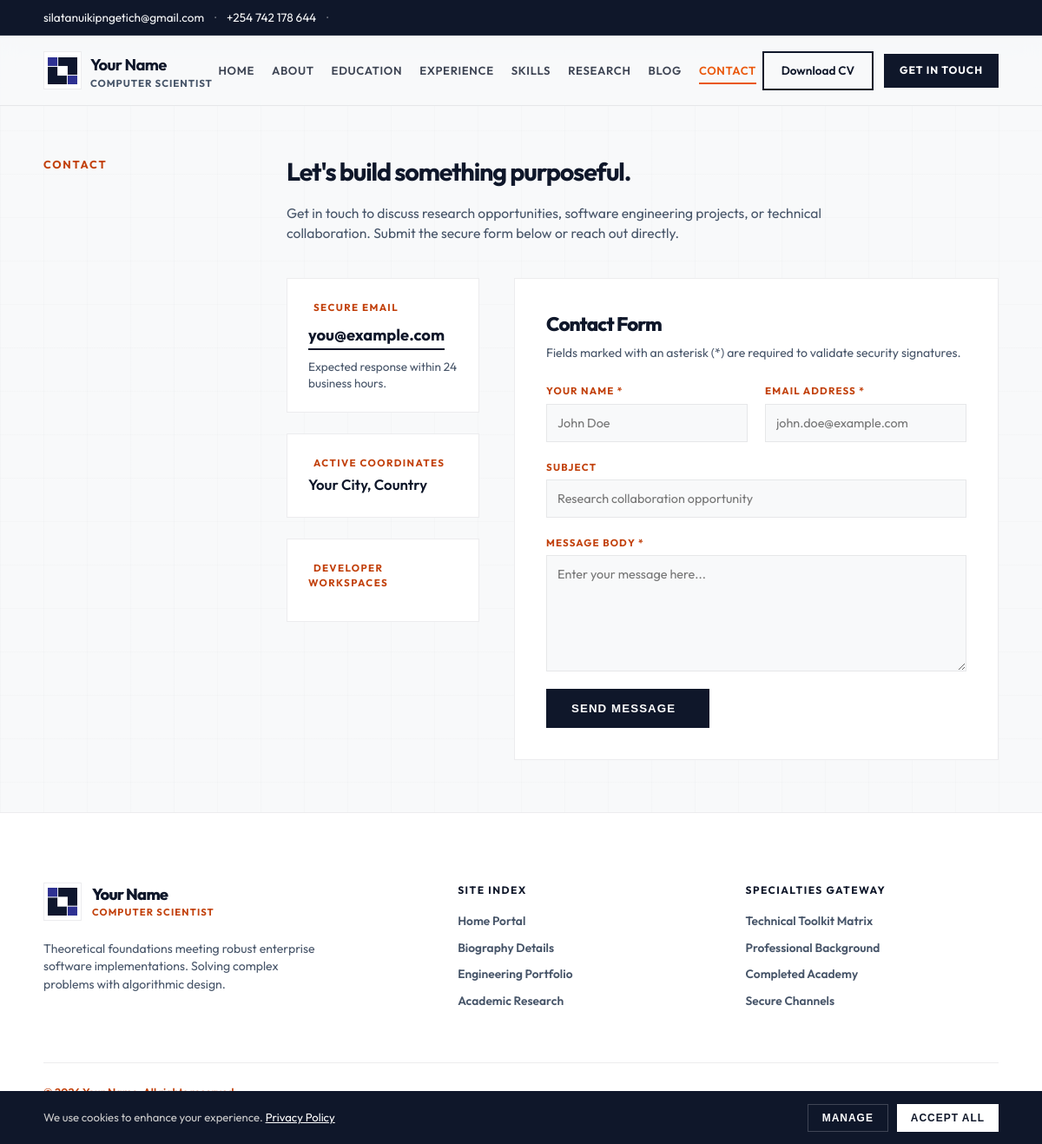
Screenshot of /public/contact.php with the database file from the repository.
### tables this page shows
CREATE TABLE IF NOT EXISTS `profile` (
  `id` TINYINT PRIMARY KEY DEFAULT 1,
  `full_name` VARCHAR(255) NOT NULL DEFAULT 'Your Name',
  `headline` VARCHAR(255) DEFAULT 'Developer • Designer • Creator',
  `bio` TEXT,
  `email` VARCHAR(255) DEFAULT '',
  `phone` VARCHAR(50) DEFAULT '',
  `location` VARCHAR(255) DEFAULT '',
  `website` VARCHAR(255) DEFAULT '',
  `linkedin` VARCHAR(255) DEFAULT '',
  `github` VARCHAR(255) DEFAULT '',
  `summary` TEXT
);

### public/contact.php (the view, shortened to what this page needs)
<?php
$activePage = 'contact';
require_once __DIR__ . '/header.php';
?>
<main class="container">
  <section id="contact" class="section-row" style="border-bottom:none; min-height: 600px;">
    <div class="section-label">Contact</div>
    <div class="section-content" style="width: 100%;">
      <h2>Let's build something purposeful.</h2>
      <p style="color: var(--muted); margin-bottom: 40px; font-size: 0.98rem; max-width: 660px; line-height: 1.45;">
        Get in touch to discuss research opportunities, software engineering projects, or technical collaboration. Submit the secure form below or reach out directly.
      </p>
      <div class="contact-editorial-layout" style="display: grid; grid-template-columns: 1fr 1.3fr; gap: 40px;">
        <div class="contact-channels-container" style="display: flex; flex-direction: column; gap: 24px;">
          <div class="editorial-channel-card" style="background: var(--soft-bg); border: 1px solid var(--light-gray); padding: 24px; box-shadow: 0 4px 12px var(--shadow);">
            <div style="font-size: 0.72rem; font-weight: 700; color: var(--accent-muted); letter-spacing: 0.12em; text-transform: uppercase; margin-bottom: 10px;"><i class="fa-solid fa-envelope" style="margin-right: 6px;"></i> Secure Email</div>
            <a href="mailto:<?php echo htmlspecialchars($profile['email'] ?: $contact['email'] ?? 'silatanuikipngetich@gmail.com'); ?>"
               style="font-size: 1.15rem; font-weight: 700; color: var(--text); border-bottom: 2px solid var(--text); padding-bottom: 2px; display: inline-block; word-break: break-all;">
              <?php echo htmlspecialchars($profile['email'] ?: $contact['email'] ?? 'silatanuikipngetich@gmail.com'); ?>
            </a>
            <p style="margin: 10px 0 0; font-size: 0.85rem; color: var(--muted); line-height: 1.35;">Expected response within 24 business hours.</p>
          </div>
          <div class="editorial-channel-card" style="background: var(--soft-bg); border: 1px solid var(--light-gray); padding: 24px; box-shadow: 0 4px 12px var(--shadow); display: grid; gap: 16px;">
            <div>
              <div style="font-size: 0.72rem; font-weight: 700; color: var(--accent-muted); letter-spacing: 0.12em; text-transform: uppercase; margin-bottom: 4px;"><i class="fa-solid fa-location-dot" style="margin-right: 6px;"></i> Active Coordinates</div>
              <span style="font-size: 1.05rem; font-weight: 600; color: var(--text);"><?php echo htmlspecialchars($profile['location'] ?: 'Debrecen, Hungary / Nairobi, Kenya'); ?></span>
            </div>
          </div>
          <div class="editorial-channel-card" style="background: var(--soft-bg); border: 1px solid var(--light-gray); padding: 24px; box-shadow: 0 4px 12px var(--shadow);">
            <div style="font-size: 0.72rem; font-weight: 700; color: var(--accent-muted); letter-spacing: 0.12em; text-transform: uppercase; margin-bottom: 12px;"><i class="fa-solid fa-share-nodes" style="margin-right: 6px;"></i> Developer Workspaces</div>
          </div>
        </div>
        <div style="background: var(--soft-bg); border: 1px solid var(--light-gray); padding: 36px; box-shadow: 0 4px 12px var(--shadow); position: relative;">
          <h3 style="margin-top: 0; margin-bottom: 6px; font-size: 1.4rem; letter-spacing: -0.04em; color: var(--text); font-weight: 800;">Contact Form</h3>
          <p style="margin: 0 0 24px; font-size: 0.88rem; color: var(--muted);">Fields marked with an asterisk (*) are required to validate security signatures.</p>
          <form action="contact.php" method="POST" style="display: flex; flex-direction: column; gap: 20px;">
            <div style="display: grid; grid-template-columns: 1fr 1fr; gap: 20px;">
              <div style="display: flex; flex-direction: column; gap: 6px;">
                <label style="font-size: 0.72rem; font-weight: 700; letter-spacing: 0.1em; text-transform: uppercase; color: var(--accent-muted);">Your Name *</label>
                <input type="text" name="name" required placeholder="John Doe"
                       style="padding: 12px; background: var(--bg); border: 1px solid var(--light-gray); color: var(--text); outline: none; font-family: inherit; font-size: 0.9rem; transition: border-color 0.2s ease;">
              </div>
              <div style="display: flex; flex-direction: column; gap: 6px;">
                <label style="font-size: 0.72rem; font-weight: 700; letter-spacing: 0.1em; text-transform: uppercase; color: var(--accent-muted);">Email Address *</label>
                <input type="email" name="email" required placeholder="john.doe@example.com"
                       style="padding: 12px; background: var(--bg); border: 1px solid var(--light-gray); color: var(--text); outline: none; font-family: inherit; font-size: 0.9rem; transition: border-color 0.2s ease;">
              </div>
            </div>
            <div style="display: flex; flex-direction: column; gap: 6px;">
              <label style="font-size: 0.72rem; font-weight: 700; letter-spacing: 0.1em; text-transform: uppercase; color: var(--accent-muted);">Subject</label>
              <input type="text" name="subject" placeholder="Research collaboration opportunity"
                     style="padding: 12px; background: var(--bg); border: 1px solid var(--light-gray); color: var(--text); outline: none; font-family: inherit; font-size: 0.9rem; transition: border-color 0.2s ease;">
            </div>
            <div style="display: flex; flex-direction: column; gap: 6px;">
              <label style="font-size: 0.72rem; font-weight: 700; letter-spacing: 0.1em; text-transform: uppercase; color: var(--accent-muted);">Message Body *</label>
              <textarea name="message" required rows="6" placeholder="Enter your message here..."
                        style="padding: 12px; background: var(--bg); border: 1px solid var(--light-gray); color: var(--text); outline: none; font-family: inherit; font-size: 0.9rem; resize: vertical; transition: border-color 0.2s ease;"></textarea>
            </div>
            <button type="submit"
                    style="padding: 14px 28px; background: var(--text); color: #fff; border: 1px solid var(--text); font-weight: 700; letter-spacing: 0.08em; text-transform: uppercase; cursor: pointer; align-self: flex-start; transition: all 0.2s ease; display: inline-flex; align-items: center; gap: 10px;">
              Send Message <i class="fa-solid fa-paper-plane"></i>
            </button>
          </form>
        </div>
      </div>
    </div>
  </section>
</main>
<?php
require_once __DIR__ . '/footer.php';
?>

### public/header.php (shortened to what this page needs)
<?php
require_once __DIR__ . '/../includes/education.php';
$preferredLogos = [
  '../Tanui-Sila-Logo-v3.png',
  '../Tanui-Sila-Logo-v3.jpg',
  '../Tanui-Sila-Logo.png',
  '../Tanui-Sila-Logo.jpg',
  'logo.png',
  'logo.jpg',
  '../Tanui-Sila-Logo.jpeg',
];
$logoFile = '../Tanui-Sila-Logo-v3.png';
foreach ($preferredLogos as $fileName) {
  $candidate = __DIR__ . '/' . $fileName;
  if (file_exists($candidate)) {
    $logoFile = $fileName;
    break;
  }
}
$profile = [
  'full_name' => 'Your Name',
  'headline' => 'Developer • Designer • Creator',
  'bio' => 'I build thoughtful digital experiences and impactful products.',
  'email' => 'you@example.com',
  'phone' => '',
  'location' => 'Your City, Country',
  'website' => '',
  'linkedin' => '',
  'github' => '',
  'summary' => '',
];
try {
  $profileRow = $pdo->query('SELECT * FROM profile WHERE id = 1')->fetch(PDO::FETCH_ASSOC);
  if ($profileRow) {
    $profile = $profileRow;
  }
} catch (Throwable $e) {
  $profile = $profile;
}
$settings = [
  'site_title' => $profile['full_name'],
  'tagline' => $profile['headline'],
  'hero_text' => '',
  'show_blog' => '1',
  'theme' => 'light',
];
try {
  $settingsRows = $pdo->query('SELECT setting_key, setting_value FROM settings')->fetchAll(PDO::FETCH_ASSOC);
  foreach ($settingsRows as $row) {
    $settings[$row['setting_key']] = $row['setting_value'];
  }
} catch (Throwable $e) {
  $settings = $settings;
}
?>
<!doctype html>
<html lang="en">
<head>
  <link rel="stylesheet" href="../assets/css/styles.css?v=<?php echo @filemtime(__DIR__ . '/../assets/css/styles.css'); ?>">
</head>
<body>
  <div class="site-topbar">
    <div class="container">
      <div class="topbar-content">
        <div class="topbar-left">
          <a href="mailto:silatanuikipngetich@gmail.com" title="Send email">silatanuikipngetich@gmail.com</a>
          <span class="separator">·</span>
          <a href="https://wa.me/254742178644" target="_blank" rel="noopener noreferrer" title="Chat on WhatsApp">+254 742 178 644</a>
          <span class="separator">·</span>
        </div>
      </div>
    </div>
  </div>
  <header class="site-header">
    <div class="container">
      <a href="index.php" class="brand">
        <img src="<?php echo htmlspecialchars($logoFile); ?>" alt="Logo" class="logo">
        <div>
          <h1><?php echo htmlspecialchars($settings['site_title'] ?? $profile['full_name']); ?></h1>
          <p style="margin: 2px 0 0; color: var(--muted); font-size: 0.72rem; font-weight: 700; letter-spacing: 0.08em; text-transform: uppercase; line-height: 1;">Computer Scientist</p>
        </div>
      </a>
      <nav class="top-nav">
        <a href="index.php" class="<?php echo $activePage === 'home' ? 'active' : ''; ?>">Home</a>
        <a href="about.php" class="<?php echo $activePage === 'about' ? 'active' : ''; ?>">About</a>
        <a href="education.php" class="<?php echo $activePage === 'education' ? 'active' : ''; ?>">Education</a>
        <a href="experience.php" class="<?php echo $activePage === 'experience' ? 'active' : ''; ?>">Experience</a>
        <a href="skills.php" class="<?php echo $activePage === 'skills' ? 'active' : ''; ?>">Skills</a>
        <a href="research.php" class="<?php echo $activePage === 'research' ? 'active' : ''; ?>">Research</a>
        <a href="blog.php" class="<?php echo $activePage === 'blog' ? 'active' : ''; ?>">Blog</a>
        <a href="contact.php" class="<?php echo $activePage === 'contact' ? 'active' : ''; ?>">Contact</a>
      </nav>
      <div style="display: flex; gap: 12px; align-items: center;">
        <a class="cv-btn" href="Sila_Kipng'etich_Tanui_CV.pdf" target="_blank">Download CV</a>
        <a class="header-cta" href="contact.php">Get in touch</a>
      </div>
    </div>
  </header>

### public/footer.php (shortened to what this page needs)
  <footer class="site-footer" style="padding: 80px 0 50px; background: var(--soft-bg); border-top: 1px solid var(--light-gray); color: var(--muted);">
    <div class="container">
      <div class="footer-layout-matrix" style="display: grid; grid-template-columns: 1.5fr 1fr 1fr; gap: 40px; margin-bottom: 60px;">
        <div style="display: flex; flex-direction: column; gap: 18px; align-items: flex-start;">
          <div style="display: flex; align-items: center; gap: 12px;">
            <img src="<?php echo htmlspecialchars($logoFile); ?>" alt="Branding Logo" class="footer-logo" style="width: 44px; height: 44px; object-fit: contain; padding: 4px; background: #fff; border: 1px solid var(--light-gray);">
            <div style="line-height: 1.2;">
              <h4 style="margin: 0; font-size: 1.15rem; font-weight: 800; color: var(--text); letter-spacing: -0.04em;"><?php echo htmlspecialchars($settings['site_title'] ?? $profile['full_name']); ?></h4>
              <small style="color: var(--accent-muted); font-size: 0.7rem; font-weight: 700; letter-spacing: 0.1em; text-transform: uppercase;">Computer Scientist</small>
            </div>
          </div>
          <p class="footer-brand-copy" style="margin: 4px 0 0; font-size: 0.88rem; color: var(--muted); max-width: 320px; line-height: 1.45;">
            Theoretical foundations meeting robust enterprise software implementations. Solving complex problems with algorithmic design.
          </p>
        </div>
        <div>
          <h5 style="margin:0 0 16px; font-size:0.75rem; font-weight:700; letter-spacing:0.12em; text-transform:uppercase; color: var(--text);">Site Index</h5>
          <ul class="footer-links-list" style="list-style:none; padding:0; margin:0; display:grid; gap:10px; font-size:0.86rem; font-weight:600;">
            <li><a href="index.php" style="color: var(--muted); text-decoration:none; transition: color 0.15s ease;">Home Portal</a></li>
            <li><a href="about.php" style="color: var(--muted); text-decoration:none; transition: color 0.15s ease;">Biography Details</a></li>
            <li><a href="projects.php" style="color: var(--muted); text-decoration:none; transition: color 0.15s ease;">Engineering Portfolio</a></li>
            <li><a href="research.php" style="color: var(--muted); text-decoration:none; transition: color 0.15s ease;">Academic Research</a></li>
          </ul>
        </div>
        <div>
          <h5 style="margin:0 0 16px; font-size:0.75rem; font-weight:700; letter-spacing:0.12em; text-transform:uppercase; color: var(--text);">Specialties Gateway</h5>
          <ul class="footer-links-list" style="list-style:none; padding:0; margin:0; display:grid; gap:10px; font-size:0.86rem; font-weight:600;">
            <li><a href="skills.php" style="color: var(--muted); text-decoration:none; transition: color 0.15s ease;">Technical Toolkit Matrix</a></li>
            <li><a href="experience.php" style="color: var(--muted); text-decoration:none; transition: color 0.15s ease;">Professional Background</a></li>
            <li><a href="education.php" style="color: var(--muted); text-decoration:none; transition: color 0.15s ease;">Completed Academy</a></li>
            <li><a href="contact.php" style="color: var(--muted); text-decoration:none; transition: color 0.15s ease;">Secure Channels</a></li>
          </ul>
        </div>
      </div>
  <div style="border-top:1px solid var(--light-gray); padding-top:24px; display:flex; align-items:center; justify-content:space-between; flex-wrap:wrap; gap:16px; font-size:0.8rem; font-weight:600; color: var(--accent-muted); width: 100%;">
    <p style="margin:0;">© <?php echo date('Y'); ?> <?php echo htmlspecialchars($settings['site_title'] ?? $profile['full_name']); ?>. All rights reserved.</p>
  </div>
    </div>
  </footer>
  <div class="cookie-banner" id="cookieBanner" style="position:fixed; left:0; right:0; bottom:0; background:var(--text); color:#fff; z-index:200; border-top:1px solid var(--light-gray); display: none;">
    <div class="container" style="display:flex; align-items:center; justify-content:space-between; min-height:60px; padding-top:10px; padding-bottom:10px;">
      <div class="cookie-text" style="font-size:0.82rem; color:#ccc;">We use cookies to enhance your experience. <a href="privacy.php" style="color:#fff; text-decoration:underline;">Privacy Policy</a></div>
      <div class="actions" style="display:flex; gap:10px;">
        <button class="manage" onclick="acceptCookies()" style="border:1px solid rgba(255,255,255,0.2); background:transparent; color:#fff; cursor:pointer; font-weight:700; font-size:0.75rem; letter-spacing:0.08em; text-transform:uppercase; padding:8px 16px;">Manage</button>
        <button class="accept" onclick="acceptCookies()" style="border:none; background:#ffffff; color:#0f172a; cursor:pointer; font-weight:700; font-size:0.75rem; letter-spacing:0.08em; text-transform:uppercase; padding:8px 16px;">Accept All</button>
      </div>
    </div>
  </div>
</body>
</html>

### rows the page displays
profile: full_name "Your Name", email "you@example.com", location "Your City, Country"
